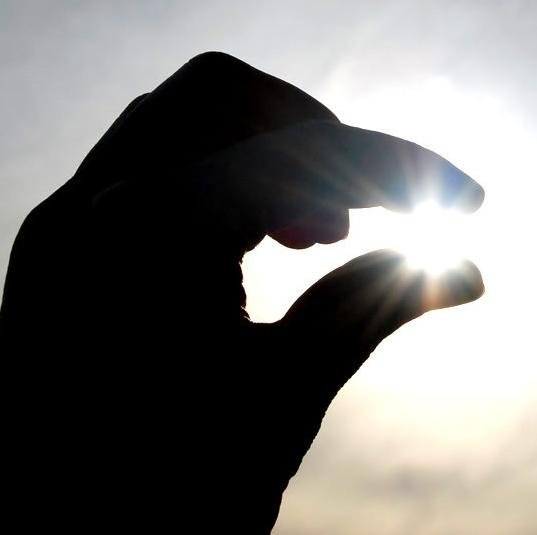
#> input picture src/img/7/sol.jpeg, 537 x 535 px
$ python 1_suma.py
#> lines starting #> are read from the running program, lines starting #| are printed output that depends on the picture
"""
Puedes sumar 2 imágenes usando cv2.add() - OpenCV o res = img1 + img2 - Numpy
Ambas imágenes deben tener la misma profundidad y tipo, o la segunda puede
ser un valor escalar.
"""

import numpy as np
import cv2

# suma con OpenCV, operación saturada
# suma con Numpy, operación modular
# EJEMPLO

x = np.uint([250])
y = np.uint([10])

print(cv2.add(x,y)) # 250 + 10 = 260 => 255
print(x+y) # 250 + 10 = 260 % 256 = 4
print("\n")
# NOTA: Al correrlo ambos dan 260

# Con imágenes
img1 = cv2.imread('../src/img/7/sol.jpeg')
#> img1 is the input picture: shape (535, 537, 3); mean B, G, R 113.7, 115.8, 117
img2 = cv2.imread('../src/img/7/sol.jpeg')
img3 = cv2.add(img1, img2)
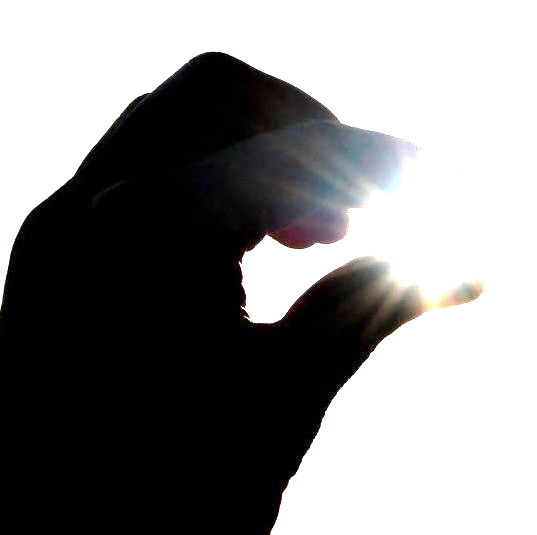
#> img3: shape (535, 537, 3); mean B, G, R 137.2, 137.1, 137.4
img4 = img1 + img2
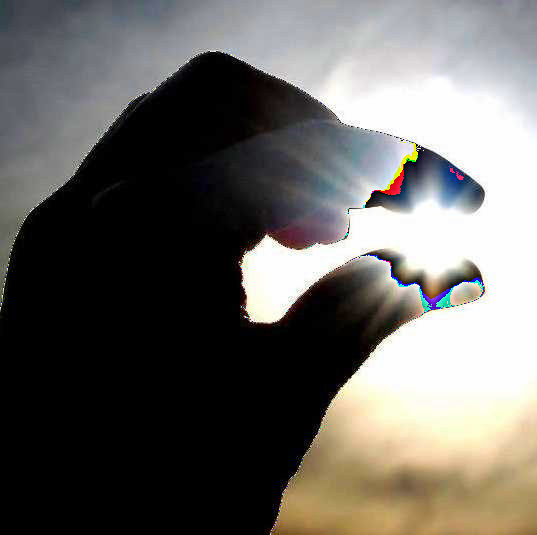
#> img4: shape (535, 537, 3); mean B, G, R 98.9, 102.9, 105.3

cv2.imshow('OpenCV', img3)
cv2.imshow("Numpy", img4)

cv2.waitKey(0)
cv2.destroyAllWindows()
